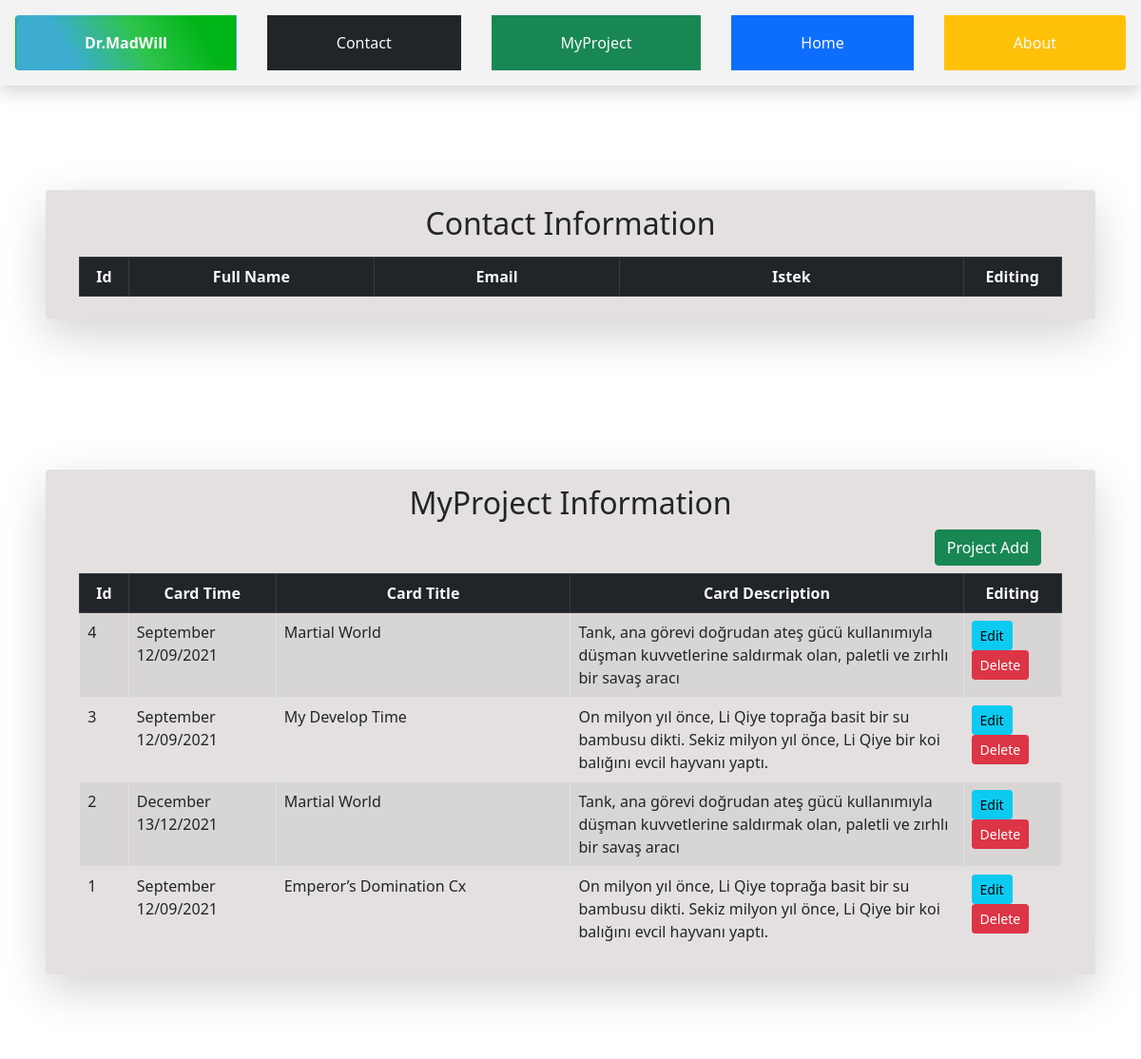
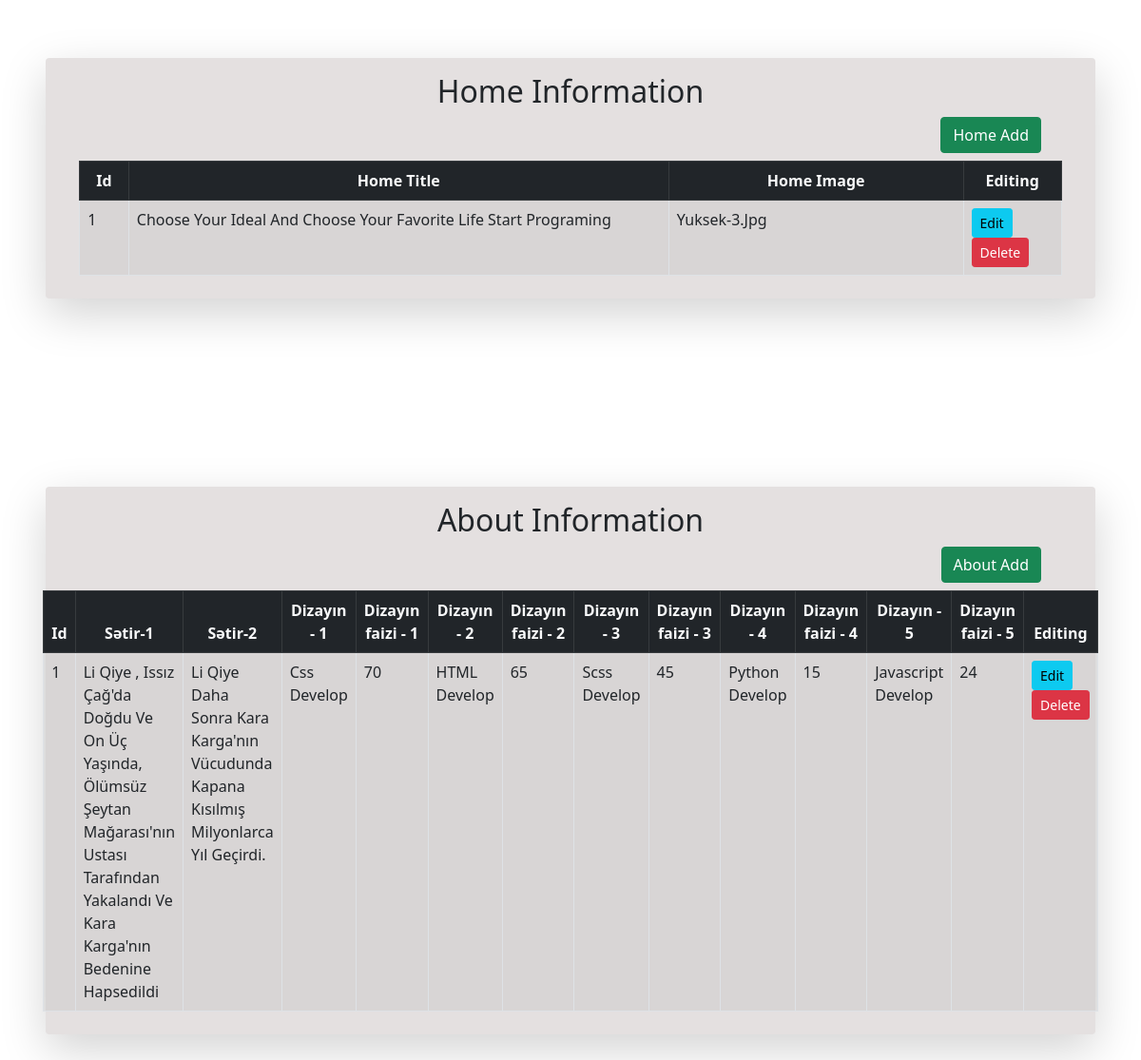
/admin/main, run on the app's committed database (2 pictures, top to bottom).
### postd/models.py (models this page shows, shortened)
class Projectin(db.Model):
    id = db.Column(db.Integer, primary_key=True)
    protime = db.Column(db.String(25), nullable=False)
    protitle = db.Column(db.String(50), nullable=False)
    prosortcut = db.Column(db.String(80), nullable=False)
    projareya = db.Column(db.String(210))
    projareya2 = db.Column(db.String(210))
    projtitle = db.Column(db.String(100))
    listp = db.Column(db.String(70))
    listp1 = db.Column(db.String(70))
    listp2 = db.Column(db.String(70))
    listp3 = db.Column(db.String(70))
    listp4 = db.Column(db.String(70))
    listp5 = db.Column(db.String(70))
    listp6 = db.Column(db.String(70))
    listp7 = db.Column(db.String(70))
    projareya3 = db.Column(db.String(210))
    proimg=db.Column(db.String(100))

class Homein(db.Model):
    id = db.Column(db.Integer, primary_key=True)
    info = db.Column(db.String(80), nullable=False)
    infoimg=db.Column(db.String(100))

class Aboutin(db.Model):
    id = db.Column(db.Integer, primary_key=True)
    aboutinfo1 = db.Column(db.String(160), nullable=False)
    aboutinfo2 = db.Column(db.String(160), nullable=False)
    disgen1 = db.Column(db.String(25),nullable=False)
    disgen1interest = db.Column(db.Integer,nullable=False)
    disgen2 = db.Column(db.String(25),nullable=False)
    disgen2interest = db.Column(db.Integer,nullable=False)
    disgen3 = db.Column(db.String(25),nullable=False)
    disgen3interest = db.Column(db.Integer,nullable=False)
    disgen4 = db.Column(db.String(25),nullable=False)
    disgen4interest = db.Column(db.Integer,nullable=False)
    disgen5 = db.Column(db.String(25),nullable=False)
    disgen5interest = db.Column(db.Integer,nullable=False)
    aboutinfoimg=db.Column(db.String(100))

### postd/routes.py (the view)
@app.route('/admin/main',methods=['GET','POST'])
def adminmain():
    contact=Contactin.query.all()
    contact=contact[::-1]
    home=Homein.query.all()
    home=home[::-1]
    project=Projectin.query.all()
    project=project[::-1]
    about=Aboutin.query.all()
    about=about[::-1]
    return render_template('admin/adminmain.html',contact=contact,home=home,about=about,project=project)

### postd/templates/admin/adminmain.html (shortened to what this page needs)
{% extends "admin/baseadmin.html" %}
{% block content %}
<div class="d-flex flex-column align-items-center">
    <div  style="width:92%;background-color: #e4e0e0;"  class="d-flex  mb-2 p-2 rounded shadow-lg flex-column align-items-center" >
        <div class="d-flex mt-2 justify-content-center">
            <h2 >Contact Information </h2>
        </div>
        <table style="width: 95%;" class=" mt-2  table table-hover table-striped table-bordered">
            <thead class="table-dark text-light">
                <tr style="text-align: center;" >
                    <th style="width:5% ;">Id </th>
                    <th class="w-25">Full Name</th>
                    <th class="w-25">Email</th>
                    <th>Istek</th>
                    <th style="width: 10%;" >Editing</th>
                </tr>
            </thead>
        </table>
    </div>
    <div  style="width:92%;background-color: #e4e0e0;"  class="d-flex  p-2 rounded shadow-lg flex-column align-items-center" >
        <div class="d-flex mt-2 justify-content-center">
            <h2 >MyProject Information </h2>
        </div>
        <div style="width: 91%;" class="d-flex justify-content-end">
            <a class="btn btn-success " href="{{url_for('adminpro')}}">Project Add</a>
        </div>
        <table style="width: 95%;" class=" mt-2  table table-hover table-striped table-bordered">
            <thead class="table-dark text-light">
                <tr style="text-align: center;" >
                    <th style="width:5% ;" >Id</th>
                    <th style="width:15% ;">Card Time</th>
                    <th style="width:30% ;" >Card Title</th>
                    <th>Card Description</th>
                    <th style="width: 10%;" >Editing</th>
                </tr>
            </thead>
            <tbody>
                {% for info in project %}
                    <tr>
                        <td> {{info.id}} </td>
                        <td class="text-capitalize" >{{info.protime}}</td>
                        <td class="text-capitalize" >{{info.protitle}}</td>
                        <td>{{info.prosortcut}}</td>
                        <td>
                            <a class="btn  btn-info btn-sm btn" href="{{url_for('editpro', id=info.id)}}">Edit</a>
                            <button type="button" class="btn btn-sm btn-danger" data-toggle="modal" data-target="#pexampleModalCenter{{info.id}}">
                                Delete
                              </button>
                        </td>
                    </tr>
                {% endfor %}
            </tbody>
        </table>
    </div>
    <div  style="width:92%;background-color: #e4e0e0;"  class="d-flex  p-2 rounded shadow-lg flex-column align-items-center" >
        <div class="d-flex mt-2 justify-content-center">
            <h2 >Home Information </h2>
        </div>
        <div style="width: 91%;" class="d-flex justify-content-end">
            <a class="btn btn-success " href="{{url_for('adminhome')}}">Home Add</a>
        </div>
        <table style="width: 95%;" class=" mt-2  table table-hover table-striped table-bordered">
            <thead class="table-dark text-light">
                <tr style="text-align: center;" >
                    <th style="width:5% ;" >Id</th>
                    <th >Home Title</th>
                    <th style="width: 30%;">Home Image</th>
                    <th style="width: 10%;" >Editing</th>
                </tr>
            </thead>
            <tbody>
                {% for info in home %}
                    <tr>
                        <td> {{info.id}} </td>
                        <td class="text-capitalize" >{{info.info}}</td>
                        <td class="text-capitalize" >{{info.infoimg}}</td>
                        <td>
                            <a class="btn  btn-info btn-sm btn" href="{{url_for('edithome', id=info.id)}}">Edit</a>
                            <button type="button" class="btn btn-sm btn-danger" data-toggle="modal" data-target="#hexampleModalCenter{{info.id}}">
                                Delete
                              </button>
                        </td>
                    </tr>
                {% endfor %}
            </tbody>
        </table>
    </div>
    <div  style="width:92%;background-color: #e4e0e0;margin:120px;"  class="d-flex mt-5 p-2 rounded shadow-lg flex-column align-items-center" >
        <div class="d-flex mt-2 justify-content-center">
            <h2 >About Information </h2>
        </div>
        <div style="width: 91%;" class="d-flex justify-content-end">
            <a class="btn btn-success " href="{{url_for('adminabout')}}">About Add</a>
        </div>
        <table style="width: 95%;" class=" mt-2  table table-hover table-striped table-bordered">
            <thead class="table-dark text-light">
                <tr style="text-align: center;" >
                    <th style="width:5% ;" >Id</th>
                    <th style="width:25% ;">Sətir-1</th>
                    <th style="width:25% ;">Sətir-2</th>
                    <th style="width:10% ;" >Dizayın - 1</th>
                    <th style="width:3% ;">Dizayın faizi - 1</th>
                    <th style="width:10% ;" >Dizayın - 2</th>
                    <th style="width:3% ;">Dizayın faizi - 2</th>
                    <th style="width:10% ;" >Dizayın - 3</th>
                    <th style="width:3% ;">Dizayın faizi - 3</th>
                    <th style="width:10% ;" >Dizayın - 4</th>
                    <th style="width:3% ;">Dizayın faizi - 4</th>
                    <th style="width:10% ;" >Dizayın - 5</th>
                    <th style="width:3% ;">Dizayın faizi - 5</th>
                    <th style="width: 10%;" >Editing</th>
                </tr>
            </thead>
            <tbody>
                {% for info in about %}
                    <tr>
                        <td> {{info.id}} </td>
                        <td class="text-capitalize" >{{info.aboutinfo1}}</td>
                        <td class="text-capitalize" >{{info.aboutinfo2}}</td>
                        <td class="text-capitalize" >{{info.disgen1}}</td>
                        <td class="text-capitalize" >{{info.disgen1interest}}</td>
                        <td class="text-capitalize" >{{info.disgen2}}</td>
                        <td class="text-capitalize" >{{info.disgen2interest}}</td>
                        <td class="text-capitalize" >{{info.disgen3}}</td>
                        <td class="text-capitalize" >{{info.disgen3interest}}</td>
                        <td class="text-capitalize" >{{info.disgen4}}</td>
                        <td class="text-capitalize" >{{info.disgen4interest}}</td>
                        <td class="text-capitalize" >{{info.disgen5}}</td>
                        <td class="text-capitalize" >{{info.disgen5interest}}</td>
                        <td>
                            <a class="btn  btn-info btn-sm btn" href="{{url_for('editabout', id=info.id)}}">Edit</a>
                            <button type="button" class="btn btn-sm btn-danger" data-toggle="modal" data-target="#aexampleModalCenter{{info.id}}">
                                Delete
                              </button>
                        </td>
                    </tr>
                {% endfor %}
            </tbody>
        </table>
    </div>
</div>
{% endblock %}

### postd/templates/admin/baseadmin.html (shortened to what this page needs)
<!DOCTYPE html>
<html lang="en">
<head>
  <link rel="stylesheet" href="https://stackpath.bootstrapcdn.com/bootstrap/5.0.0-alpha1/css/bootstrap.min.css">
</head>
<body class="m-0 p-0">
  {% include 'admin/include/navbar.html' %}
    {% block content %}
    {% endblock %}
  </body>
</html>

### postd/templates/admin/include/navbar.html
<div style="background-color: #f3f3f3;  " class="btn-group fixed-top shadow d-flex justify-content-center  !spacing" role="group" aria-label="Basic example">
    <a style="background-image: linear-gradient(60deg, rgba(60,173,208,1) 25%, rgba(46,195,75,1) 56%, rgba(0,181,23,1) 83%); font-weight:800 ;" class="btn d-inline-block py-3 px-4  text-light m-3" href="{{url_for('main')}}">Dr.MadWill</a>
    <a class="btn d-inline-block py-3 px-4 bg-dark text-light m-3" href="{{url_for('adminmain')}}#contact">Contact</a>
    <a class="btn d-inline-block py-3 px-4 bg-success text-light m-3" href="{{url_for('adminmain')}}#project">MyProject</a>
    <a class="btn d-inline-block py-3 px-4 bg-primary text-light m-3" href="{{url_for('adminmain')}}#home">Home</a>
    <a class="btn d-inline-block py-3 px-4 bg-warning text-light m-3" href="{{url_for('adminmain')}}#about">About</a>
</div>
<div style="height: 100px;"></div>

### postd/templates/admin/baseadmin.html (style rules this page uses)
html { scroll-behavior: smooth; }

### data on the page
Projectin: id "4", protime "September 12/09/2021", protitle "Martial World", prosortcut "Tank, ana görevi doğrudan ateş gücü kullanımıyla düşman kuvvetlerine saldırmak olan, paletli ve zırhlı bir savaş aracı"
Projectin: id "3", protime "September 12/09/2021", protitle "My Develop Time", prosortcut "On milyon yıl önce, Li Qiye toprağa basit bir su bambusu dikti. Sekiz milyon yıl önce, Li Qiye bir koi balığını evcil hayvanı yaptı."
Projectin: id "2", protime "December 13/12/2021", protitle "Martial World", prosortcut "Tank, ana görevi doğrudan ateş gücü kullanımıyla düşman kuvvetlerine saldırmak olan, paletli ve zırhlı bir savaş aracı"
Projectin: id "1", protime "September 12/09/2021", protitle "Emperor’s Domination Cx", prosortcut "On milyon yıl önce, Li Qiye toprağa basit bir su bambusu dikti. Sekiz milyon yıl önce, Li Qiye bir koi balığını evcil hayvanı yaptı."
Homein: id "1", info "Choose Your Ideal And Choose Your Favorite Life Start Programing", infoimg "Yuksek-3.jpg"
Aboutin: id "1", aboutinfo1 "Li Qiye , Issız Çağ'da Doğdu Ve On Üç Yaşında, Ölümsüz Şeytan Mağarası'nın Ustası Tarafından Yakalandı Ve Kara Karga'nın Bedenine Hapsedildi", aboutinfo2 "Li Qiye Daha Sonra Kara Karga'nın Vücudunda Kapana Kısılmış Milyonlarca Yıl Geçirdi.", disgen1 "Css Develop", disgen1interest "70", disgen2 "HTML Develop", disgen2interest "65", disgen3 "Scss Develop", disgen3interest "45", disgen4 "Python Develop", disgen4interest "15", disgen5 "Javascript Develop", disgen5interest "24"
